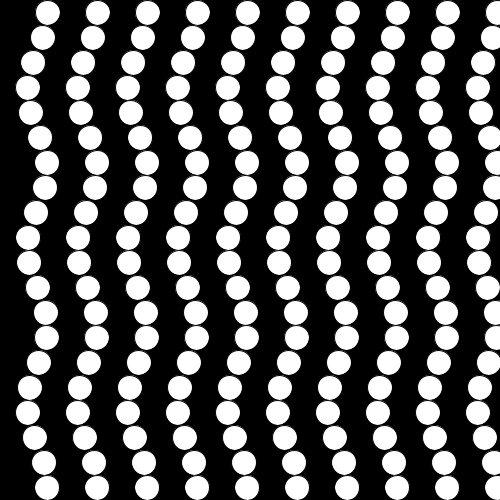
Frame 1 (no input)
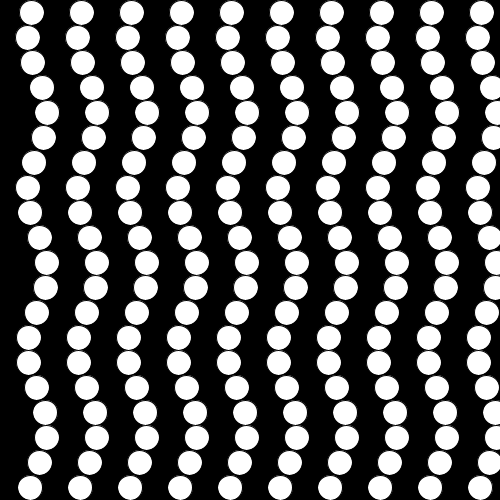
Frame 60 (the mouse pressed at the canvas centre just before this capture)
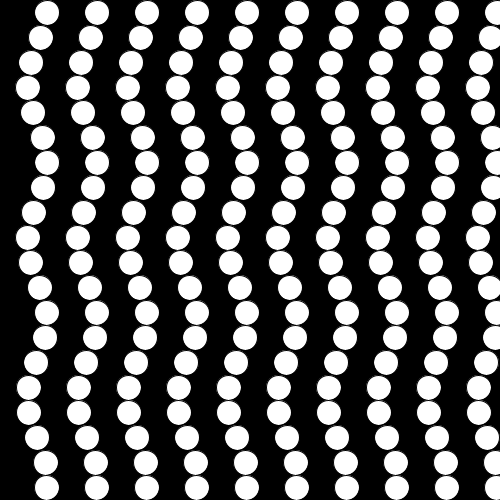
Frame 120 (the mouse held since frame 60 and released just before this capture)

The Processing sketch that drew these frames (run headless with seeded random() and noise(); from frame 60 on, the mouse is pressed at the canvas centre):

// Processing sketch: ballsDancing
// ── ballsDancing.pde
int numX = 20;
int numY = 20;
float sizeW, sizeH;
float time;
boolean val = false;

void setup() {
  size(500, 500);
  sizeW = float(width)/numX;
  sizeH = float(height)/numY;
}

void draw() {  
  background(0);
  time = float(millis())/100;
  for (int x = 0; x < numX; x++) {
    if(val == true) fill(255);
    else fill(0);
    for (int y = 0; y < numY; y++) {
      //rect(sizeW*x+map(sin(y+time), -1, 1, -10, 10), sizeH*y, sizeW, sizeH);
      ellipse(sizeW*x+sizeW/2+map(sin(y+time), -1, 1, -10, 10), sizeH*y+sizeH/2, sizeW, sizeH);
    }
    val = !val;
  }
}
